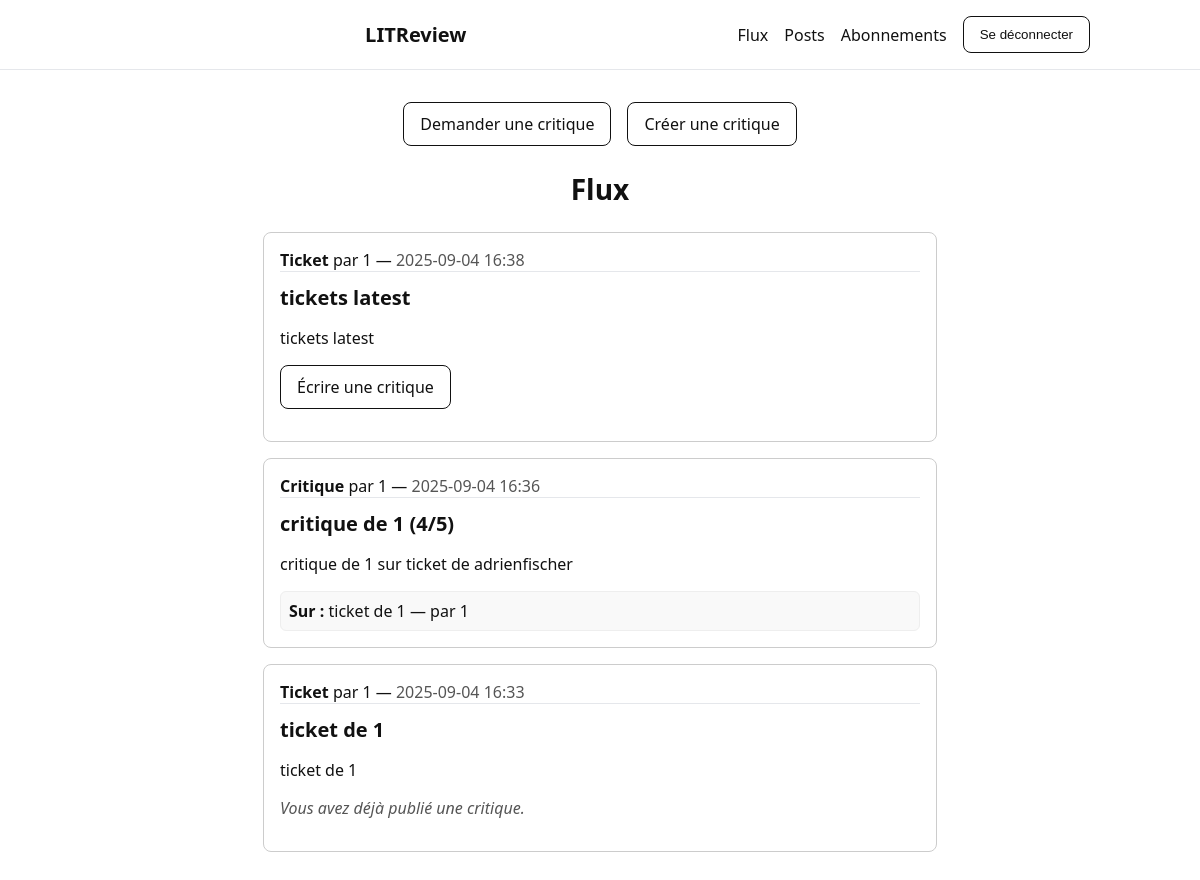
The app's page / (signed in), older data.
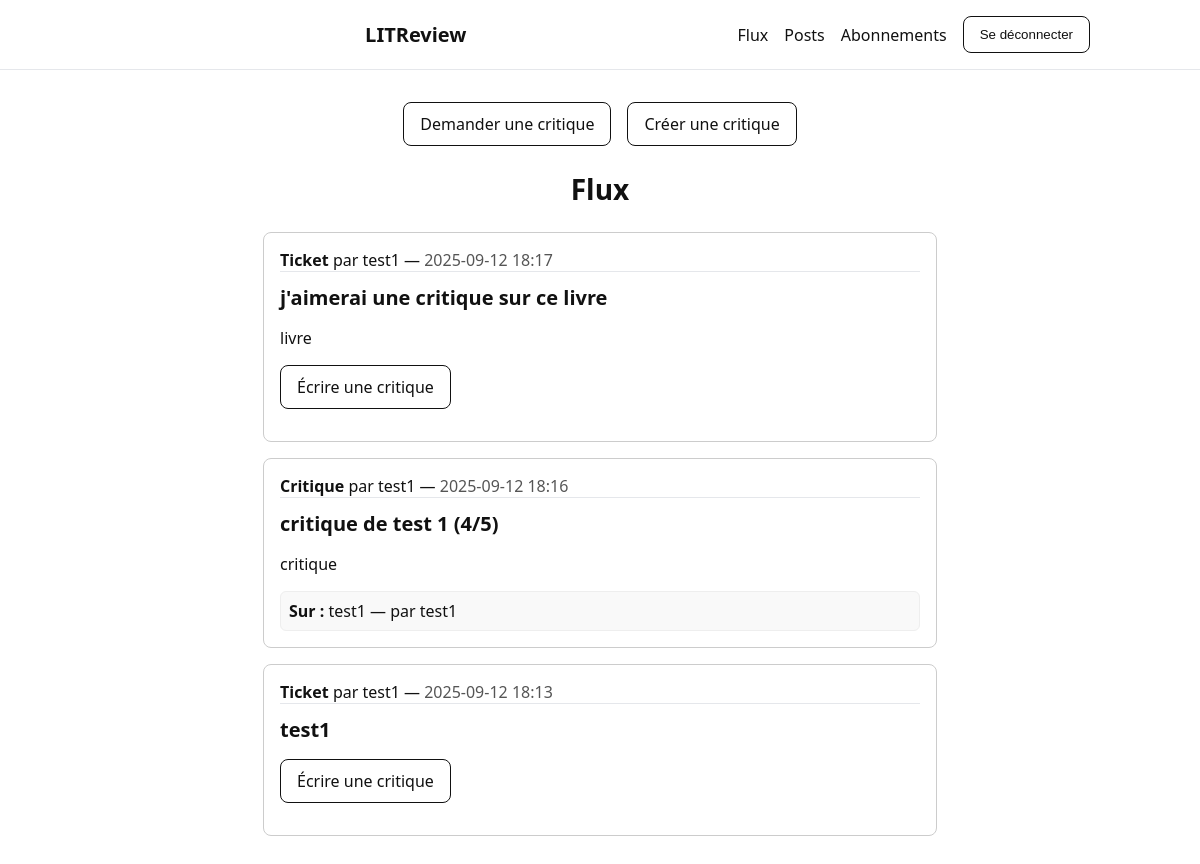
The same page, newer data.
### reviews/models.py (models this page shows, shortened)
class Ticket(models.Model):
    title = models.CharField(max_length=128)  # titre du ticket (obligatoire)
    description = models.TextField(max_length=2048, blank=True)  # description (facultative)
    user = models.ForeignKey(to=settings.AUTH_USER_MODEL, on_delete=models.CASCADE)
    image = models.ImageField(upload_to="tickets/", null=True, blank=True)
    time_created = models.DateTimeField(auto_now_add=True)

class Review(models.Model):
    ticket = models.ForeignKey(
        to=Ticket, on_delete=models.CASCADE, related_name="reviews"
    )
    rating = models.PositiveSmallIntegerField(
        validators=[MinValueValidator(0), MaxValueValidator(5)]
    )
    headline = models.CharField(max_length=128)  # titre court de la critique
    body = models.TextField(max_length=8192, blank=True)  # texte principal (facultatif)
    user = models.ForeignKey(to=settings.AUTH_USER_MODEL, on_delete=models.CASCADE)
    time_created = models.DateTimeField(auto_now_add=True)
    class Meta:
        constraints = [
            models.UniqueConstraint(
                fields=["ticket", "user"], name="unique_review_per_user_and_ticket"
            )
        ]

### reviews/views.py (the view)
# urls.py: path("", views.feed, name="feed"),  # page d’accueil : flux principal
@login_required
def feed(request):
    reviews = get_users_viewable_reviews(request.user).annotate(content_type=Value("REVIEW", CharField()))
    tickets = get_users_viewable_tickets(request.user)
    posts = sorted(chain(reviews, tickets), key=lambda p: p.time_created, reverse=True)
    return render(request, "feed.html", {"posts": posts})

### reviews/views.py (called while the page is built)
def _following_ids(user):
    return UserFollows.objects.filter(user=user).values_list("followed_user_id", flat=True)

def get_users_viewable_tickets(user):
    user_review_exists = Review.objects.filter(ticket=OuterRef("pk"), user=user)
    return (
        Ticket.objects
        .filter(Q(user__in=_following_ids(user)) | Q(user=user))
        .select_related("user")
        .prefetch_related("reviews")
        .annotate(content_type=Value("TICKET", CharField()))
        .annotate(has_reviewed=Exists(user_review_exists))
    )

def get_users_viewable_reviews(user):
    base = Review.objects.filter(Q(user__in=_following_ids(user)) | Q(user=user))
    extra = Review.objects.filter(ticket__user=user)
    return (base | extra).select_related("user", "ticket", "ticket__user").distinct()

### reviews/templates/feed.html (shortened to what this page needs)
{% extends "base.html" %}
{% block content %}
  <div class="grid2">
    <a class="btn" href="{% url 'ticket_create' %}">Demander une critique</a>
    <a class="btn" href="{% url 'review_create_combo' %}">Créer une critique</a>
  </div>
  <h1 style="font-size:28px; margin-bottom:24px; text-align:center;">Flux</h1>
  {% for post in posts %}
    {% if post.content_type == "TICKET" %}
      {% include "ticket_snippet.html" with ticket=post %}
    {% else %}
      {% include "review_snippet.html" with review=post %}
    {% endif %}
  {% empty %}
    {% comment %} Si aucun contenu n'est disponible, on affiche un message neutre {% endcomment %}
    <p class="muted" style="text-align:center; margin-top:40px;">Aucun contenu pour le moment.</p>
  {% endfor %}
{% endblock %}

### reviews/templates/ticket_snippet.html (shortened to what this page needs)
<article class="ticket" style="border:1px solid #ccc; border-radius:8px; padding:16px; margin:16px auto; max-width:640px; background:#fff;">
  <header style="margin-bottom:12px;">
    <strong>Ticket</strong> par {{ ticket.user.username }} —
    <span style="color:#555;">{{ ticket.time_created|date:"Y-m-d H:i" }}</span>
  </header>
  <h3 style="margin:8px 0; font-size:20px;">{{ ticket.title }}</h3>
  {% if ticket.description %}
    <p>{{ ticket.description }}</p>
  {% endif %}
  {% if ticket.has_reviewed %}
    <p style="font-style:italic; color:#555;">Vous avez déjà publié une critique.</p>
  {% else %}
    <p><a href="{% url 'review_create_from_ticket' ticket.pk %}" class="btn">Écrire une critique</a></p>
  {% endif %}
</article>

### reviews/templates/review_snippet.html (shortened to what this page needs)
<article class="review" style="border:1px solid #ccc; border-radius:8px; padding:16px; margin:16px auto; max-width:640px; background:#fff;">
  <header style="margin-bottom:12px;">
    <strong>Critique</strong> par {{ review.user.username }} —
    <span style="color:#555;">{{ review.time_created|date:"Y-m-d H:i" }}</span>
  </header>
  <h3 style="margin:8px 0; font-size:20px;">
    {{ review.headline }} ({{ review.rating }}/5)
  </h3>
  <p>{{ review.body }}</p>
  <div style="background:#f9f9f9; border:1px solid #eee; padding:8px; margin-top:12px; border-radius:6px;">
    <strong>Sur :</strong> {{ review.ticket.title }} — par {{ review.ticket.user.username }}
  </div>
</article>

Row changes from the older to the newer data that the page shows:
removed Ticket: user.username "1", time_created "2025-09-04 16:38", title "tickets latest", description "tickets latest", shows "Écrire une critique"
removed Review: user.username "1", time_created "2025-09-04 16:36", headline "critique de 1", rating "4", body "critique de 1 sur ticket de adrienfischer", ticket "ticket de 1", ticket.user.username "1"
removed Ticket: user.username "1", time_created "2025-09-04 16:33", title "ticket de 1", description "ticket de 1", shows "Vous avez déjà publié une critique."
added Ticket: user.username "test1", time_created "2025-09-12 18:17", title "j'aimerai une critique sur ce livre", description "livre", shows "Écrire une critique"
added Review: user.username "test1", time_created "2025-09-12 18:16", headline "critique de test 1", rating "4", body "critique", ticket "test1", ticket.user.username "test1"
added Ticket: user.username "test1", time_created "2025-09-12 18:13", title "test1", shows "Écrire une critique"
